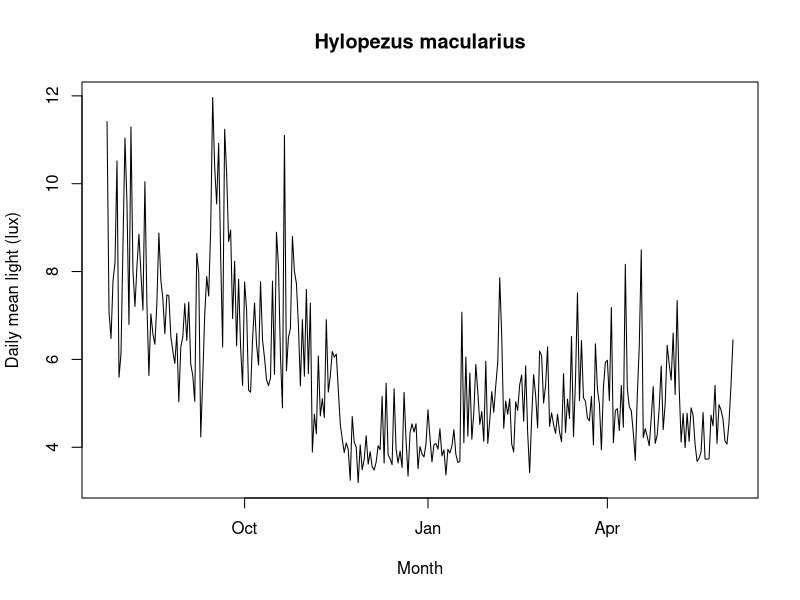
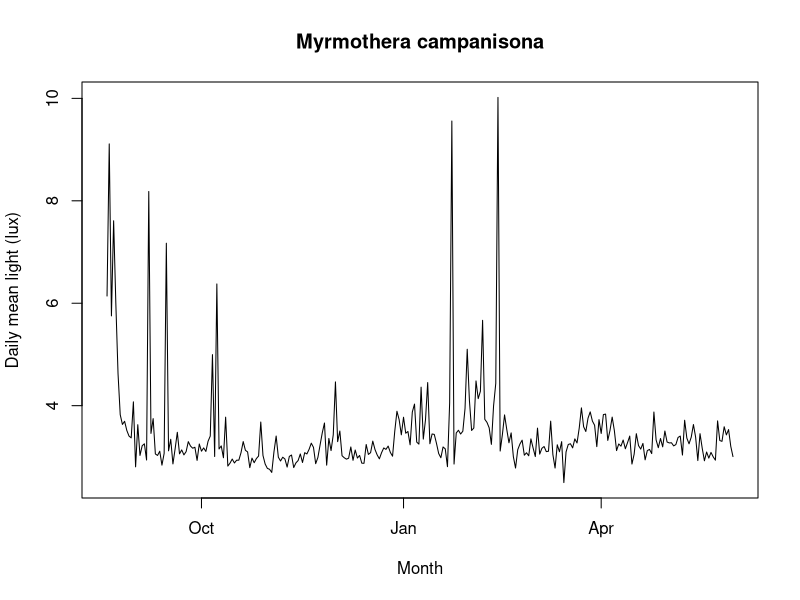
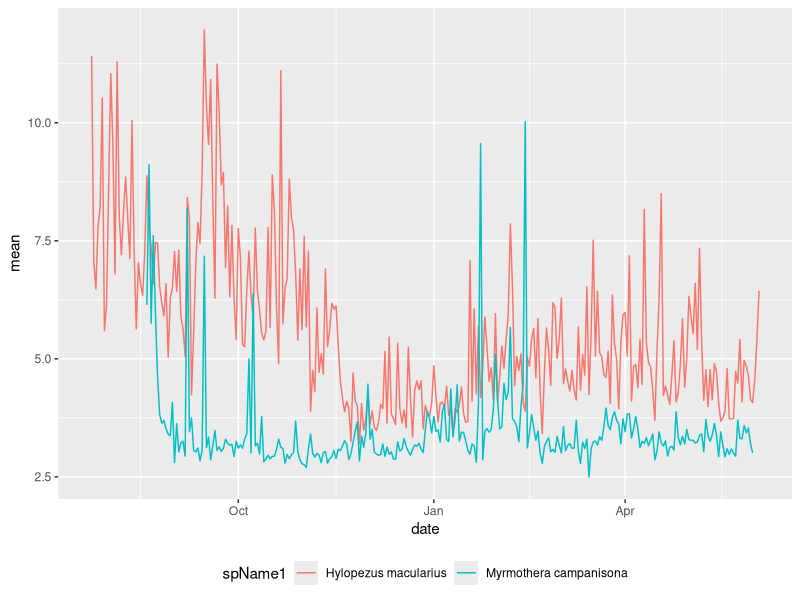
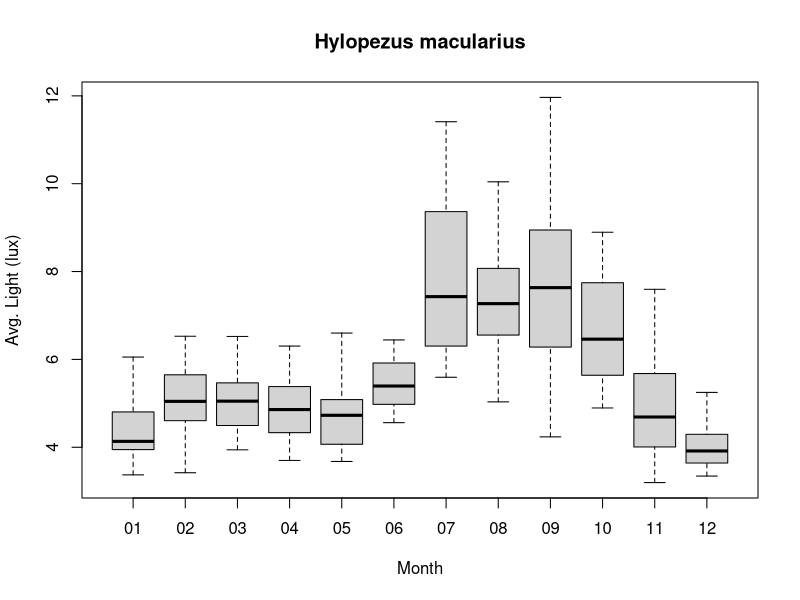
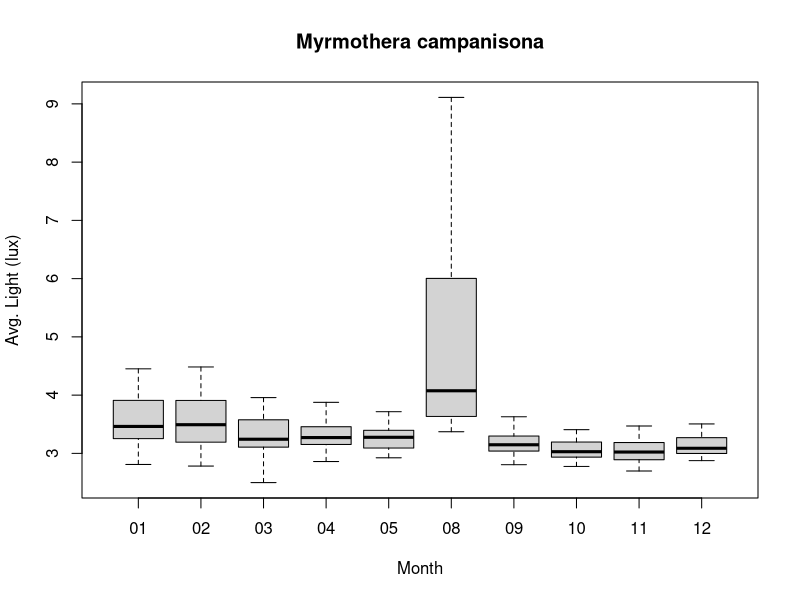

Reproduce these figures in R, in order.
## ---- chunk 1
library('tidyr')
library('ggplot2')
## ---- chunk 2
spName1 <- "Hylopezus macularius"
rawData <- as.data.frame(read.csv("./Species_Data/HYMA_geo.csv", header=TRUE))

#Insert date banded and date recaptured in "YYYY-MM-DD" format
bandDate1 <- "2018-07-24"
recapDate1 <- "2019-06-03"

#Second species to compare
spName2 <- "Myrmothera campanisona"
rawData2 <- as.data.frame(read.csv("./Species_Data/MYCA_geo.csv", header = TRUE))

#Band dates of second species
bandDate2 <- "2018-8-19"
recapDate2 <- "2019-5-31"
## ---- chunk 3
sepRawData<-rawData %>%
tidyr::separate(DD.MM.YYYY.HH.MM.SS, into = c("date", "time"), sep = " ")
#Converting 'date' column as sequential dates, renaming light column
sepRawData$date <- as.Date(sepRawData$date, "%d/%m/%Y")

dateData <- sepRawData[(sepRawData$date >= bandDate1) & (sepRawData$date <= recapDate1) ,]

## ---- chunk 4
daylightData <- dplyr::filter(dateData, light.lux. > 1.136 & light.lux. < 1000)
  
## ---- chunk 5

finalData <- daylightData %>% 
  dplyr::group_by(date) %>%
  dplyr::summarise(mean = mean(light.lux.), max = max(light.lux.),min = min(light.lux.))
  
View(finalData)
## ---- chunk 6
plot(finalData$date, finalData$mean,
     main = spName1,
     ylab = "Daily mean light (lux)",
     xlab = "Month",
     type = "l")
## ---- chunk 7
sepRawData2<-rawData2 %>%
tidyr::separate(DD.MM.YYYY.HH.MM.SS, into = c("date", "time"), sep = " ")
#Converting 'date' column as sequential dates, renaming light column
sepRawData2$date <- as.Date(sepRawData2$date, "%d/%m/%Y")

dateData2 <- sepRawData2[(sepRawData2$date >= bandDate2) & (sepRawData2$date <= recapDate2) ,]

daylightData2 <- dplyr::filter(dateData2, light.lux. > 1.136 & light.lux. < 1000)

finalData2 <- daylightData2 %>% 
  dplyr::group_by(date) %>%
  dplyr::summarise(mean = mean(light.lux.), max = max(light.lux.),min = min(light.lux.))

View(finalData2)

plot(finalData2$date, finalData2$mean,
     main = spName2,
     ylab = "Daily mean light (lux)",
     xlab = "Month",
     type = "l")

## ---- chunk 8

ggplot() + 
  geom_line(data = finalData, aes(x = date, y = mean, color = spName1)) + geom_line(data = finalData2, aes(x = date, y = mean, color = spName2)) + theme(legend.position="bottom")
 
## ---- chunk 9
summary(finalData$mean)

summary(finalData2$mean)

## ---- chunk 10
months1 <- finalData %>%
  dplyr::mutate(month = format(date, "%m"))

boxplot(mean~month, data = months1, main = spName1, xlab = "Month", ylab = "Avg. Light (lux)", outline = FALSE)  

## ---- chunk 11
months2 <- finalData2 %>%
  dplyr::mutate(month = format(date, "%m"))

boxplot(mean~month, data = months2, main = spName2, xlab = "Month", ylab = "Avg. Light (lux)", outline = FALSE)  
